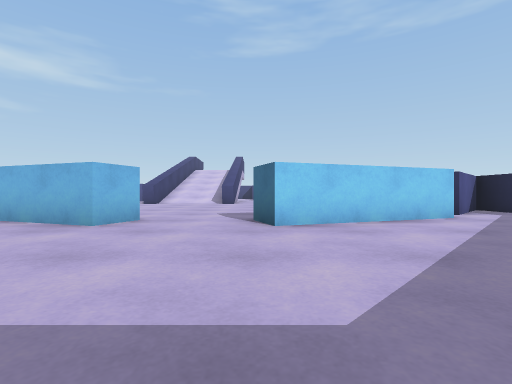
View 1 (above)

19 first-person views from a walk through a Unity game level. The camera is 0.53 m above the floor, looks level and sees 85° across. The floor is counted in squares, 1 m on a side. Each view is taken from the middle of a square. On the plan, view 1 faces up. The plan holds only what a view shows up to about 9 squares ahead; the rest is blank. The place goes on beyond the plan.

View 2
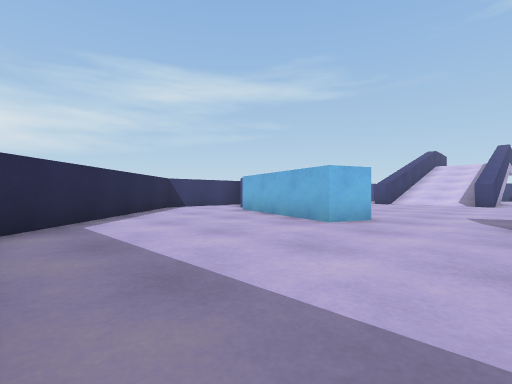

View 3
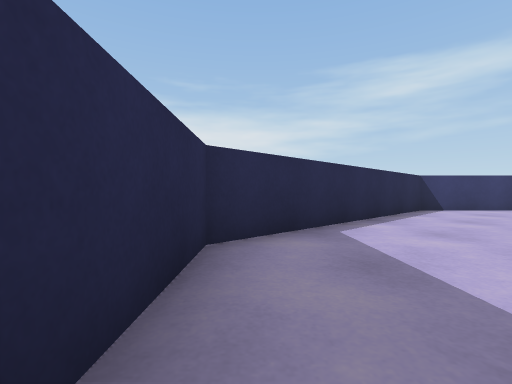

View 4
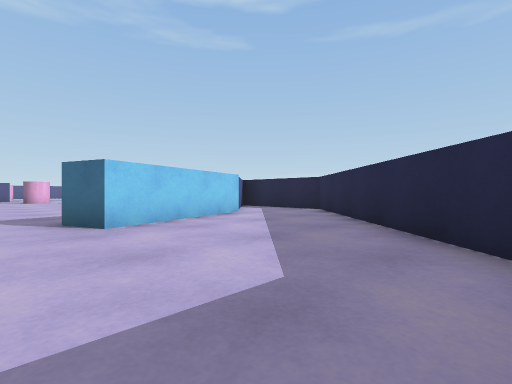

View 5
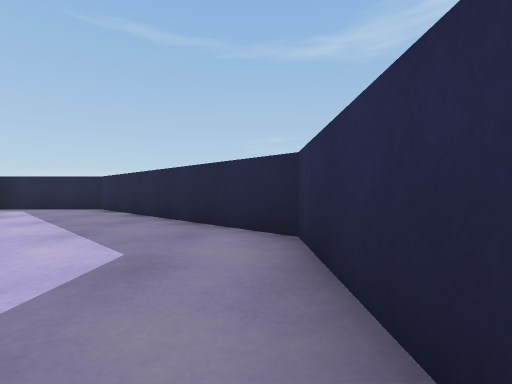

View 6
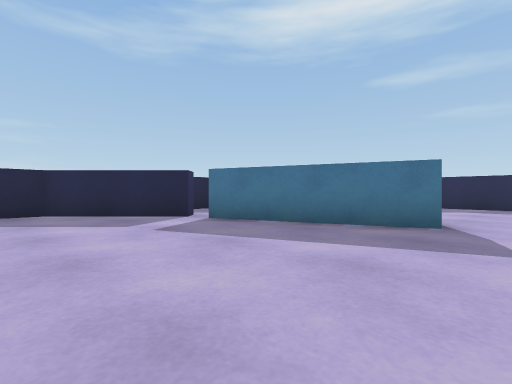

View 7
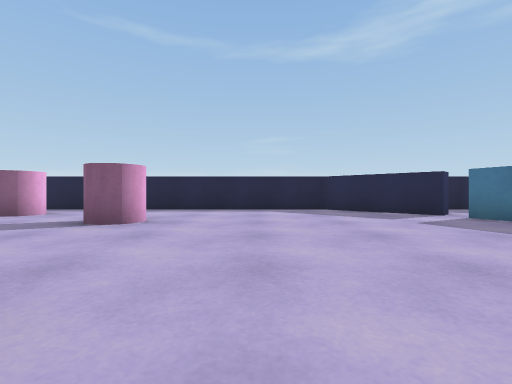

View 8
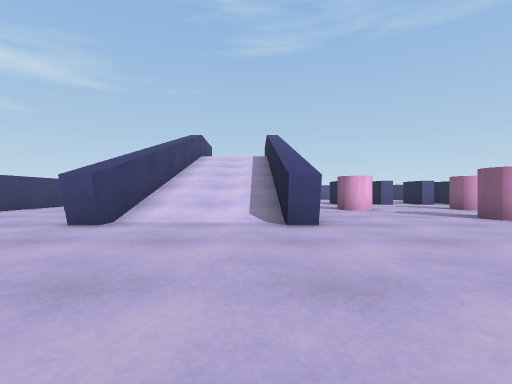

View 9
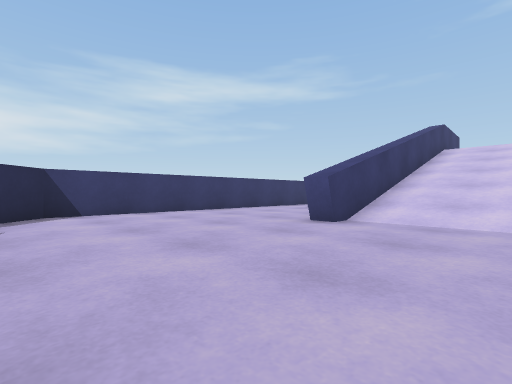

View 10
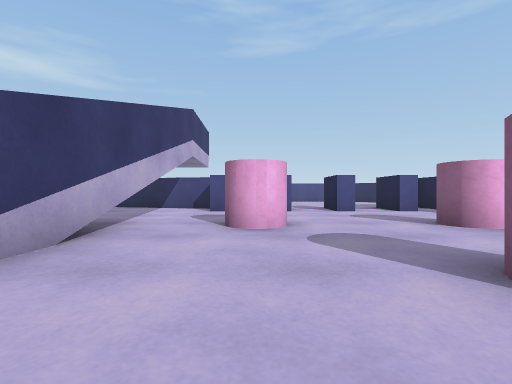

View 11
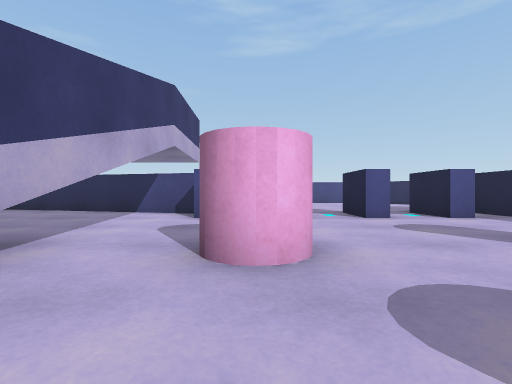

View 12
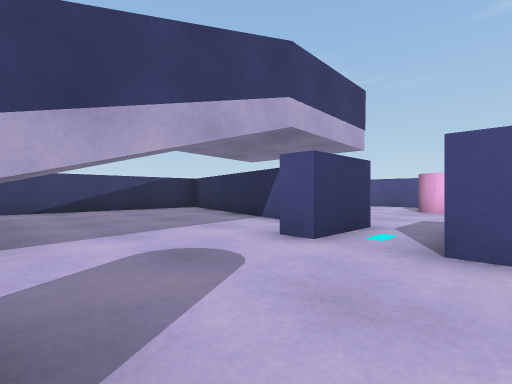

View 13
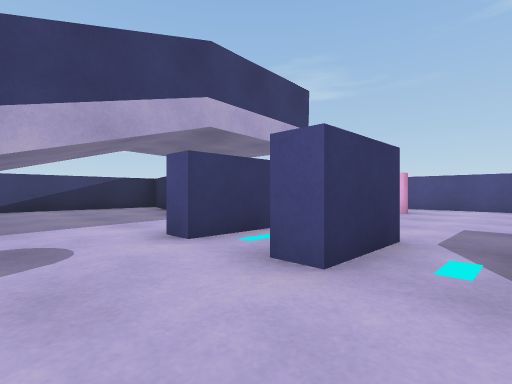

View 14
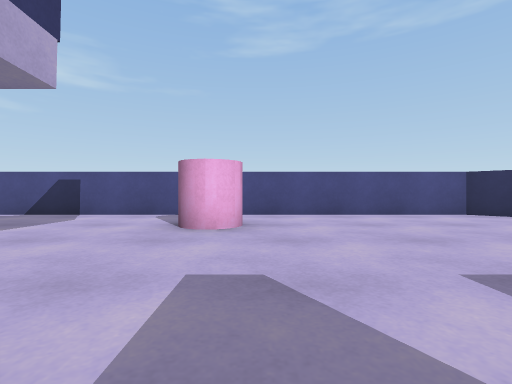

View 15
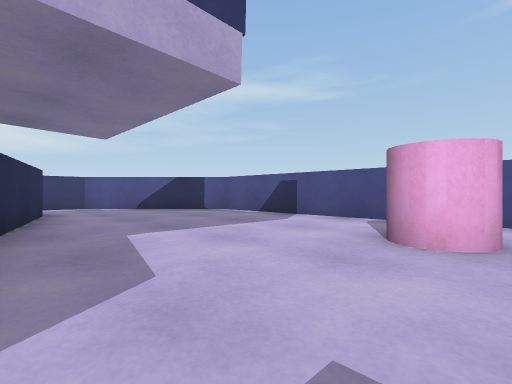

View 16
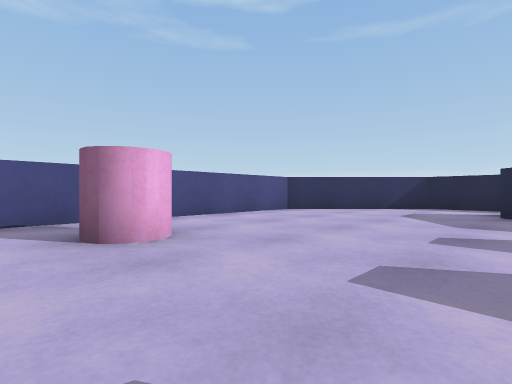

View 17
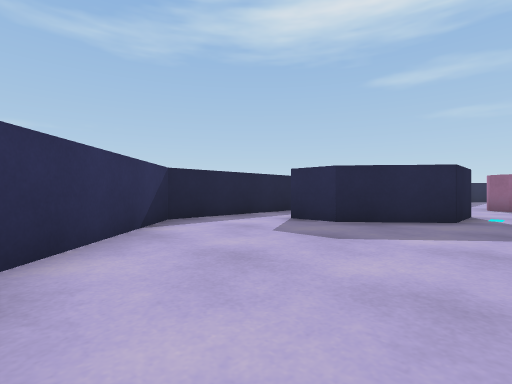

View 18
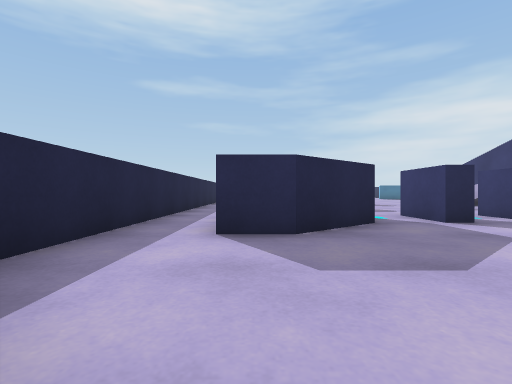

View 19
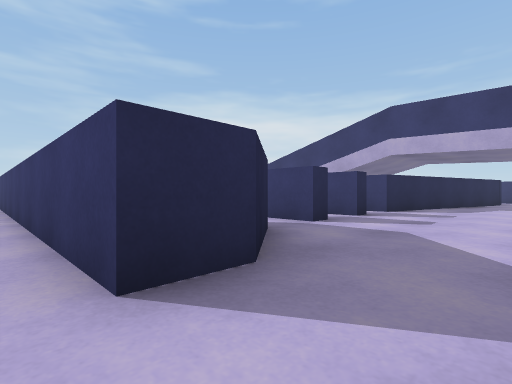

### Floor plan
Key: @ floor where view 1 was taken; # wall or solid block; . floor; / step, stairs or slope; = window, fence, low wall or low ledge; C cylinder; B blue block.
Columns run from 9 left of view 1 to 9 right of it. Each row starts with its distance up from view 1.
 28   ###############
 27  ##.............##
 26 ##.......C.......##
 25 #........CC.......#
 24 #.................#
 23 #.###.............#
 22   #.####......###.#
 21   #....###.BB.#.#.#
 20   #......B.BB.B.#.#
 19   #.............#.#
 18   #.#=/=#.......#.#
 17 #.#.#///#.C..CC.#.#
 16 #.  #///#.C..CC.#.
 15 #.. #///#.......#.
 14 #...#///#...C...#
 13 #...#///#...C...#
 12 #...............#
 11 #...............#
 10 #...............#
  9 #...............#
  8 ##............###
  7 #     ........#.#
  6 #..##  ....###..#
  5 #...###..###....#
  4 ##.............#
  3  ##...........##
  2   ##.........##
  1    ##.......##
  0     ##...@.##
 -1      #######

Positions as (right, up) in squares from view 1, and headings:
1: (0, 0), facing up
2: (0, 0), facing up-left
3: (-1, 0), facing left
4: (-1, 0), facing up-right
5: (-2, 0), facing right
6: (-1, 10), facing down-right
7: (-2, 11), facing right
8: (-2, 8), facing up
9: (-2, 8), facing up-left
10: (1, 12), facing up
11: (1, 14), facing up
12: (2, 17), facing up-left
13: (3, 18), facing up-left
14: (1, 21), facing up
15: (1, 22), facing up-left
16: (-1, 22), facing up-right
17: (4, 27), facing down-right
18: (7, 26), facing down
19: (8, 24), facing down-left
